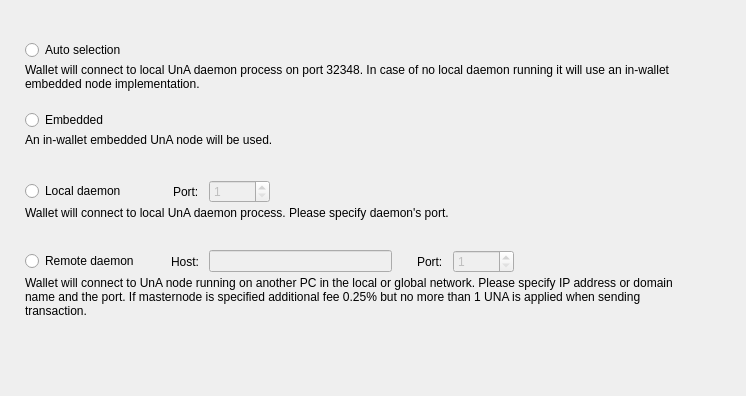
<?xml version="1.0" encoding="UTF-8"?>
<ui version="4.0">
 <class>ConnectionOptionsFrame</class>
 <widget class="QFrame" name="ConnectionOptionsFrame">
  <property name="geometry">
   <rect>
    <x>0</x>
    <y>0</y>
    <width>746</width>
    <height>396</height>
   </rect>
  </property>
  <property name="windowTitle">
   <string>Frame</string>
  </property>
  <property name="frameShape">
   <enum>QFrame::NoFrame</enum>
  </property>
  <property name="frameShadow">
   <enum>QFrame::Raised</enum>
  </property>
  <layout class="QVBoxLayout" name="verticalLayout_5">
   <property name="spacing">
    <number>0</number>
   </property>
   <property name="leftMargin">
    <number>25</number>
   </property>
   <property name="topMargin">
    <number>40</number>
   </property>
   <property name="rightMargin">
    <number>49</number>
   </property>
   <item>
    <widget class="QWidget" name="widget" native="true">
     <property name="sizePolicy">
      <sizepolicy hsizetype="Expanding" vsizetype="Expanding">
       <horstretch>0</horstretch>
       <verstretch>0</verstretch>
      </sizepolicy>
     </property>
     <property name="minimumSize">
      <size>
       <width>0</width>
       <height>70</height>
      </size>
     </property>
     <property name="maximumSize">
      <size>
       <width>16777215</width>
       <height>70</height>
      </size>
     </property>
     <layout class="QVBoxLayout" name="verticalLayout" stretch="0,1">
      <property name="spacing">
       <number>3</number>
      </property>
      <property name="leftMargin">
       <number>0</number>
      </property>
      <property name="topMargin">
       <number>0</number>
      </property>
      <property name="rightMargin">
       <number>0</number>
      </property>
      <property name="bottomMargin">
       <number>0</number>
      </property>
      <item>
       <widget class="QRadioButton" name="m_autoRadio">
        <property name="text">
         <string>Auto selection</string>
        </property>
        <attribute name="buttonGroup">
         <string notr="true">m_connectionButtonGroup</string>
        </attribute>
       </widget>
      </item>
      <item alignment="Qt::AlignTop">
       <widget class="WalletGui::WalletSmallGrayTextLabel" name="m_autoHelperLabel">
        <property name="sizePolicy">
         <sizepolicy hsizetype="Expanding" vsizetype="Expanding">
          <horstretch>0</horstretch>
          <verstretch>0</verstretch>
         </sizepolicy>
        </property>
        <property name="text">
         <string>Wallet will connect to local UnA daemon process on port 32348. In case of no local daemon running it will use an in-wallet embedded node implementation.</string>
        </property>
        <property name="alignment">
         <set>Qt::AlignLeading|Qt::AlignLeft|Qt::AlignTop</set>
        </property>
        <property name="wordWrap">
         <bool>true</bool>
        </property>
        <property name="indent">
         <number>0</number>
        </property>
       </widget>
      </item>
     </layout>
    </widget>
   </item>
   <item>
    <widget class="QWidget" name="widget_2" native="true">
     <property name="sizePolicy">
      <sizepolicy hsizetype="Expanding" vsizetype="Expanding">
       <horstretch>0</horstretch>
       <verstretch>0</verstretch>
      </sizepolicy>
     </property>
     <property name="minimumSize">
      <size>
       <width>0</width>
       <height>70</height>
      </size>
     </property>
     <property name="maximumSize">
      <size>
       <width>16777215</width>
       <height>70</height>
      </size>
     </property>
     <layout class="QVBoxLayout" name="verticalLayout_2" stretch="0,1">
      <property name="spacing">
       <number>3</number>
      </property>
      <property name="leftMargin">
       <number>0</number>
      </property>
      <property name="topMargin">
       <number>0</number>
      </property>
      <property name="rightMargin">
       <number>0</number>
      </property>
      <property name="bottomMargin">
       <number>0</number>
      </property>
      <item>
       <widget class="QRadioButton" name="m_embeddedRadio">
        <property name="text">
         <string>Embedded</string>
        </property>
        <attribute name="buttonGroup">
         <string notr="true">m_connectionButtonGroup</string>
        </attribute>
       </widget>
      </item>
      <item alignment="Qt::AlignTop">
       <widget class="WalletGui::WalletSmallGrayTextLabel" name="m_embeddedHelperLabel">
        <property name="sizePolicy">
         <sizepolicy hsizetype="Expanding" vsizetype="Expanding">
          <horstretch>0</horstretch>
          <verstretch>0</verstretch>
         </sizepolicy>
        </property>
        <property name="text">
         <string>An in-wallet embedded UnA node will be used.</string>
        </property>
        <property name="alignment">
         <set>Qt::AlignLeading|Qt::AlignLeft|Qt::AlignTop</set>
        </property>
        <property name="wordWrap">
         <bool>true</bool>
        </property>
        <property name="indent">
         <number>0</number>
        </property>
       </widget>
      </item>
     </layout>
    </widget>
   </item>
   <item>
    <widget class="QWidget" name="widget_3" native="true">
     <property name="sizePolicy">
      <sizepolicy hsizetype="Expanding" vsizetype="Expanding">
       <horstretch>0</horstretch>
       <verstretch>0</verstretch>
      </sizepolicy>
     </property>
     <property name="minimumSize">
      <size>
       <width>0</width>
       <height>70</height>
      </size>
     </property>
     <property name="maximumSize">
      <size>
       <width>16777215</width>
       <height>70</height>
      </size>
     </property>
     <layout class="QVBoxLayout" name="verticalLayout_3" stretch="0,1">
      <property name="spacing">
       <number>3</number>
      </property>
      <property name="leftMargin">
       <number>0</number>
      </property>
      <property name="topMargin">
       <number>0</number>
      </property>
      <property name="rightMargin">
       <number>0</number>
      </property>
      <property name="bottomMargin">
       <number>0</number>
      </property>
      <item>
       <layout class="QHBoxLayout" name="horizontalLayout">
        <property name="spacing">
         <number>10</number>
        </property>
        <item>
         <widget class="QRadioButton" name="m_localRadio">
          <property name="text">
           <string>Local daemon</string>
          </property>
          <attribute name="buttonGroup">
           <string notr="true">m_connectionButtonGroup</string>
          </attribute>
         </widget>
        </item>
        <item>
         <spacer name="horizontalSpacer">
          <property name="orientation">
           <enum>Qt::Horizontal</enum>
          </property>
          <property name="sizeType">
           <enum>QSizePolicy::Fixed</enum>
          </property>
          <property name="sizeHint" stdset="0">
           <size>
            <width>37</width>
            <height>20</height>
           </size>
          </property>
         </spacer>
        </item>
        <item>
         <widget class="QLabel" name="label">
          <property name="text">
           <string>Port:</string>
          </property>
         </widget>
        </item>
        <item alignment="Qt::AlignVCenter">
         <widget class="QSpinBox" name="m_localPortSpin">
          <property name="enabled">
           <bool>false</bool>
          </property>
          <property name="minimum">
           <number>1</number>
          </property>
          <property name="maximum">
           <number>65535</number>
          </property>
          <property name="value">
           <number>1</number>
          </property>
         </widget>
        </item>
        <item>
         <spacer name="horizontalSpacer_2">
          <property name="orientation">
           <enum>Qt::Horizontal</enum>
          </property>
          <property name="sizeHint" stdset="0">
           <size>
            <width>40</width>
            <height>20</height>
           </size>
          </property>
         </spacer>
        </item>
       </layout>
      </item>
      <item alignment="Qt::AlignTop">
       <widget class="WalletGui::WalletSmallGrayTextLabel" name="m_localHelperLabel">
        <property name="sizePolicy">
         <sizepolicy hsizetype="Expanding" vsizetype="Expanding">
          <horstretch>0</horstretch>
          <verstretch>0</verstretch>
         </sizepolicy>
        </property>
        <property name="text">
         <string>Wallet will connect to local UnA daemon process. Please specify daemon's port.</string>
        </property>
        <property name="alignment">
         <set>Qt::AlignLeading|Qt::AlignLeft|Qt::AlignTop</set>
        </property>
        <property name="wordWrap">
         <bool>true</bool>
        </property>
        <property name="indent">
         <number>0</number>
        </property>
       </widget>
      </item>
     </layout>
    </widget>
   </item>
   <item>
    <widget class="QWidget" name="widget_4" native="true">
     <property name="sizePolicy">
      <sizepolicy hsizetype="Expanding" vsizetype="Expanding">
       <horstretch>0</horstretch>
       <verstretch>0</verstretch>
      </sizepolicy>
     </property>
     <property name="minimumSize">
      <size>
       <width>0</width>
       <height>70</height>
      </size>
     </property>
     <property name="maximumSize">
      <size>
       <width>16777215</width>
       <height>100</height>
      </size>
     </property>
     <layout class="QVBoxLayout" name="verticalLayout_4" stretch="0,1">
      <property name="spacing">
       <number>3</number>
      </property>
      <property name="leftMargin">
       <number>0</number>
      </property>
      <property name="topMargin">
       <number>0</number>
      </property>
      <property name="rightMargin">
       <number>0</number>
      </property>
      <property name="bottomMargin">
       <number>0</number>
      </property>
      <item>
       <layout class="QHBoxLayout" name="horizontalLayout_2">
        <property name="spacing">
         <number>10</number>
        </property>
        <item>
         <widget class="QRadioButton" name="m_remoteRadio">
          <property name="text">
           <string>Remote daemon</string>
          </property>
          <attribute name="buttonGroup">
           <string notr="true">m_connectionButtonGroup</string>
          </attribute>
         </widget>
        </item>
        <item>
         <spacer name="horizontalSpacer_3">
          <property name="orientation">
           <enum>Qt::Horizontal</enum>
          </property>
          <property name="sizeType">
           <enum>QSizePolicy::Fixed</enum>
          </property>
          <property name="sizeHint" stdset="0">
           <size>
            <width>22</width>
            <height>20</height>
           </size>
          </property>
         </spacer>
        </item>
        <item>
         <widget class="QLabel" name="label_2">
          <property name="text">
           <string>Host:</string>
          </property>
         </widget>
        </item>
        <item>
         <widget class="QLineEdit" name="m_remoteHostEdit">
          <property name="enabled">
           <bool>false</bool>
          </property>
         </widget>
        </item>
        <item>
         <spacer name="horizontalSpacer_5">
          <property name="orientation">
           <enum>Qt::Horizontal</enum>
          </property>
          <property name="sizeType">
           <enum>QSizePolicy::Fixed</enum>
          </property>
          <property name="sizeHint" stdset="0">
           <size>
            <width>15</width>
            <height>20</height>
           </size>
          </property>
         </spacer>
        </item>
        <item>
         <widget class="QLabel" name="label_3">
          <property name="text">
           <string>Port:</string>
          </property>
         </widget>
        </item>
        <item alignment="Qt::AlignVCenter">
         <widget class="QSpinBox" name="m_remotePortSpin">
          <property name="enabled">
           <bool>false</bool>
          </property>
          <property name="minimum">
           <number>1</number>
          </property>
          <property name="maximum">
           <number>65535</number>
          </property>
          <property name="value">
           <number>1</number>
          </property>
         </widget>
        </item>
        <item>
         <spacer name="horizontalSpacer_4">
          <property name="orientation">
           <enum>Qt::Horizontal</enum>
          </property>
          <property name="sizeHint" stdset="0">
           <size>
            <width>40</width>
            <height>20</height>
           </size>
          </property>
         </spacer>
        </item>
       </layout>
      </item>
      <item alignment="Qt::AlignTop">
       <widget class="WalletGui::WalletSmallGrayTextLabel" name="m_remoteHelperLabel">
        <property name="sizePolicy">
         <sizepolicy hsizetype="Expanding" vsizetype="Expanding">
          <horstretch>0</horstretch>
          <verstretch>0</verstretch>
         </sizepolicy>
        </property>
        <property name="minimumSize">
         <size>
          <width>0</width>
          <height>70</height>
         </size>
        </property>
        <property name="text">
         <string>Wallet will connect to UnA node running on another PC in the local or global network. Please specify IP address or domain name and the port. If masternode is specified additional fee 0.25% but no more than 1 UNA is applied when sending transaction.</string>
        </property>
        <property name="alignment">
         <set>Qt::AlignLeading|Qt::AlignLeft|Qt::AlignTop</set>
        </property>
        <property name="wordWrap">
         <bool>true</bool>
        </property>
        <property name="indent">
         <number>0</number>
        </property>
       </widget>
      </item>
     </layout>
    </widget>
   </item>
   <item>
    <spacer name="verticalSpacer">
     <property name="orientation">
      <enum>Qt::Vertical</enum>
     </property>
     <property name="sizeHint" stdset="0">
      <size>
       <width>665</width>
       <height>41</height>
      </size>
     </property>
    </spacer>
   </item>
  </layout>
 </widget>
 <customwidgets>
  <customwidget>
   <class>WalletGui::WalletSmallGrayTextLabel</class>
   <extends>QLabel</extends>
   <header>Gui/Common/WalletTextLabel.h</header>
  </customwidget>
 </customwidgets>
 <resources/>
 <connections>
  <connection>
   <sender>m_remoteHostEdit</sender>
   <signal>textChanged(QString)</signal>
   <receiver>ConnectionOptionsFrame</receiver>
   <slot>remoteHostNameChanged(QString)</slot>
   <hints>
    <hint type="sourcelabel">
     <x>390</x>
     <y>319</y>
    </hint>
    <hint type="destinationlabel">
     <x>372</x>
     <y>197</y>
    </hint>
   </hints>
  </connection>
  <connection>
   <sender>m_connectionButtonGroup</sender>
   <signal>buttonClicked(int)</signal>
   <receiver>ConnectionOptionsFrame</receiver>
   <slot>connectionButtonClicked(int)</slot>
   <hints>
    <hint type="sourcelabel">
     <x>-1</x>
     <y>-1</y>
    </hint>
    <hint type="destinationlabel">
     <x>372</x>
     <y>197</y>
    </hint>
   </hints>
  </connection>
  <connection>
   <sender>m_remoteRadio</sender>
   <signal>toggled(bool)</signal>
   <receiver>m_remoteHostEdit</receiver>
   <slot>setEnabled(bool)</slot>
   <hints>
    <hint type="sourcelabel">
     <x>88</x>
     <y>264</y>
    </hint>
    <hint type="destinationlabel">
     <x>312</x>
     <y>263</y>
    </hint>
   </hints>
  </connection>
  <connection>
   <sender>m_remoteRadio</sender>
   <signal>toggled(bool)</signal>
   <receiver>m_remotePortSpin</receiver>
   <slot>setEnabled(bool)</slot>
   <hints>
    <hint type="sourcelabel">
     <x>88</x>
     <y>264</y>
    </hint>
    <hint type="destinationlabel">
     <x>498</x>
     <y>263</y>
    </hint>
   </hints>
  </connection>
  <connection>
   <sender>m_localRadio</sender>
   <signal>toggled(bool)</signal>
   <receiver>m_localPortSpin</receiver>
   <slot>setEnabled(bool)</slot>
   <hints>
    <hint type="sourcelabel">
     <x>81</x>
     <y>194</y>
    </hint>
    <hint type="destinationlabel">
     <x>270</x>
     <y>193</y>
    </hint>
   </hints>
  </connection>
 </connections>
 <slots>
  <slot>remoteHostNameChanged(QString)</slot>
  <slot>connectionButtonClicked(int)</slot>
 </slots>
 <buttongroups>
  <buttongroup name="m_connectionButtonGroup"/>
 </buttongroups>
</ui>
